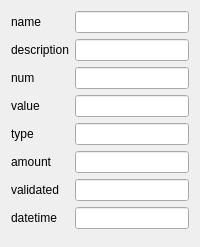
<ui version="4.0"><widget class="QWidget"><layout class="QGridLayout"><item row="0" column="0"><widget class="QLabel"><property name="text"><string>name</string></property></widget></item><item row="0" column="1"><widget name="name" class="QLineEdit"><property name="readOnly"><bool>false</bool></property><property name="required"><bool>false</bool></property></widget></item><item row="1" column="0"><widget class="QLabel"><property name="text"><string>description</string></property></widget></item><item row="1" column="1"><widget name="description" class="QLineEdit"><property name="readOnly"><bool>false</bool></property><property name="required"><bool>false</bool></property></widget></item><item row="2" column="0"><widget class="QLabel"><property name="text"><string>num</string></property></widget></item><item row="2" column="1"><widget name="num" class="QLineEdit"><property name="readOnly"><bool>false</bool></property><property name="required"><bool>false</bool></property></widget></item><item row="3" column="0"><widget class="QLabel"><property name="text"><string>value</string></property></widget></item><item row="3" column="1"><widget name="value" class="QLineEdit"><property name="readOnly"><bool>false</bool></property><property name="required"><bool>false</bool></property></widget></item><item row="4" column="0"><widget class="QLabel"><property name="text"><string>type</string></property></widget></item><item row="4" column="1"><widget name="type" class="QLineEdit"><property name="readOnly"><bool>false</bool></property><property name="required"><bool>false</bool></property></widget></item><item row="5" column="0"><widget class="QLabel"><property name="text"><string>amount</string></property></widget></item><item row="5" column="1"><widget name="amount" class="QLineEdit"><property name="readOnly"><bool>false</bool></property><property name="required"><bool>false</bool></property></widget></item><item row="6" column="0"><widget class="QLabel"><property name="text"><string>validated</string></property></widget></item><item row="6" column="1"><widget name="validated" class="QLineEdit"><property name="readOnly"><bool>false</bool></property><property name="required"><bool>false</bool></property></widget></item><item row="7" column="0"><widget class="QLabel"><property name="text"><string>datetime</string></property></widget></item><item row="7" column="1"><widget name="datetime" class="QLineEdit"><property name="readOnly"><bool>false</bool></property><property name="required"><bool>false</bool></property></widget></item><item row="9" column="0" colspan="2"><spacer><property name="orientation"><enum>Qt::Vertical</enum></property></spacer></item></layout></widget></ui>
